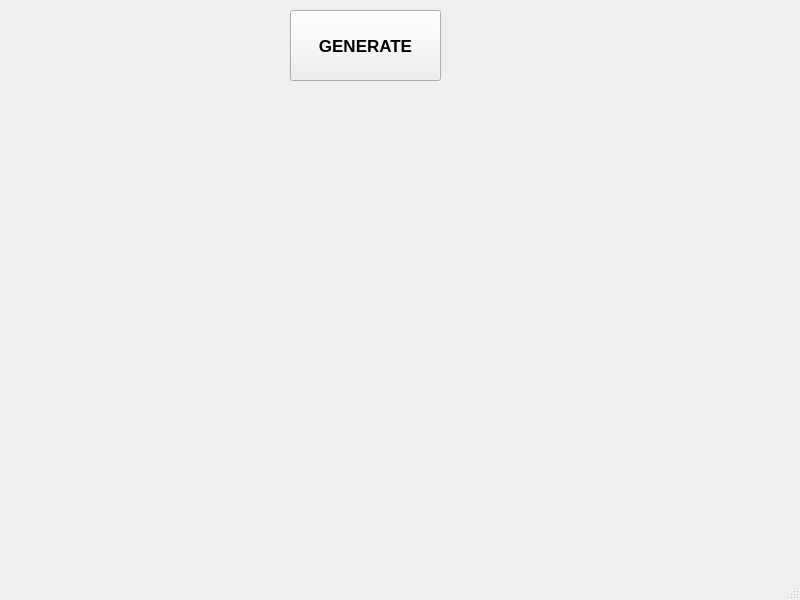
<?xml version="1.0" encoding="UTF-8"?>
<ui version="4.0">
 <class>MainWindow</class>
 <widget class="QMainWindow" name="MainWindow">
  <property name="geometry">
   <rect>
    <x>0</x>
    <y>0</y>
    <width>800</width>
    <height>600</height>
   </rect>
  </property>
  <property name="windowTitle">
   <string>MainWindow</string>
  </property>
  <widget class="QWidget" name="centralwidget">
   <widget class="QPushButton" name="button">
    <property name="geometry">
     <rect>
      <x>290</x>
      <y>10</y>
      <width>151</width>
      <height>71</height>
     </rect>
    </property>
    <property name="font">
     <font>
      <pointsize>13</pointsize>
      <weight>75</weight>
      <bold>true</bold>
     </font>
    </property>
    <property name="text">
     <string>GENERATE</string>
    </property>
   </widget>
  </widget>
  <widget class="QMenuBar" name="menubar">
   <property name="geometry">
    <rect>
     <x>0</x>
     <y>0</y>
     <width>800</width>
     <height>26</height>
    </rect>
   </property>
  </widget>
  <widget class="QStatusBar" name="statusbar"/>
 </widget>
 <resources/>
 <connections/>
</ui>
